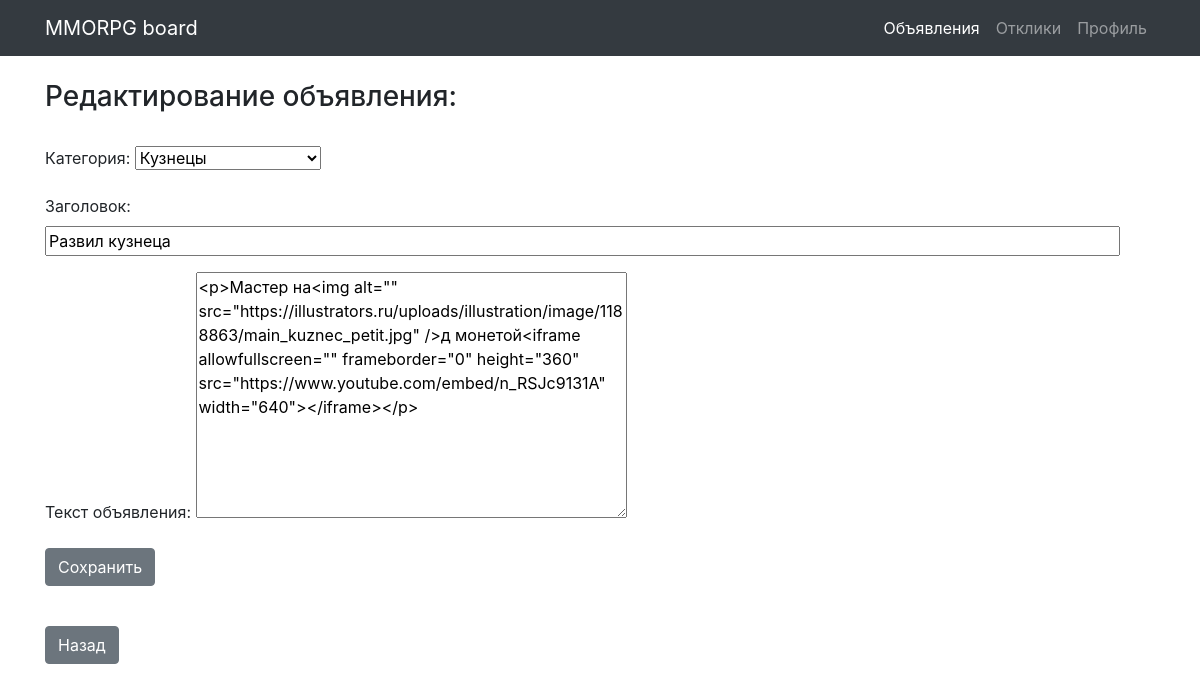
Page /post/13/edit (signed in) on the committed database.
### board/models.py (models this page shows)
class Post(models.Model):
    author = models.ForeignKey(User, on_delete=models.CASCADE)
    CAT = (('tanks', 'Танки'),
           ('healers', 'Хилы'),
           ('damage_dealers', 'ДД'),
           ('dealers', 'Торговцы'),
           ('gildmasters', 'Гилдмастеры'),
           ('quest_givers', 'Квестгиверы'),
           ('blacksmiths', 'Кузнецы'),
           ('tanners', 'Кожевники'),
           ('potion_makers', 'Зельевары'),
           ('spell_masters', 'Мастера заклинаний'))
    category = models.CharField(max_length=15, choices=CAT, verbose_name='Категория')
    dateCreation = models.DateTimeField(auto_now_add=True)
    title = models.CharField(max_length=256, verbose_name='Название')
    text = RichTextField()

### board/views.py (the view, shortened to what this page needs)
# urls.py: path('post/<int:pk>/edit', EditPost.as_view()),
class EditPost(PermissionRequiredMixin, UpdateView):
    permission_required = 'board.change_post'
    template_name = 'edit_post.html'
    form_class = PostForm
    success_url = '/create/'
    def dispatch(self, request, *args, **kwargs):
        author = Post.objects.get(pk=self.kwargs.get('pk')).author.username
        if self.request.user.username == 'admin' or self.request.user.username == author:
            return super().dispatch(request, *args, **kwargs)
        else:
            return HttpResponse("Редактировать объявление может только его автор")
    def get_object(self, **kwargs):
        id = self.kwargs.get('pk')
        return Post.objects.get(pk=id)

### board/forms.py
class PostForm(forms.ModelForm):
    class Meta:
        model = Post
        widgets = {'title': forms.TextInput(attrs={'size': '100'})}
        fields = ('category', 'title', 'text',)
    def __init__(self, *args, **kwargs):
        super(PostForm, self).__init__(*args, **kwargs)
        self.fields['category'].label = "Категория:"
        self.fields['title'].label = "Заголовок"
        self.fields['text'].label = "Текст объявления:"

### templates/edit_post.html (shortened to what this page needs)
{% extends 'default.html' %}
{% load bootstrap4 %}
{% load static %}
{% block content %}
    <br>
    <h3>Редактирование объявления:</h3><br>
	<form method="post" enctype="multipart/form-data">
        {{ form.as_p }}
		<input class="btn btn-secondary" type="submit" value="Сохранить">
	</form><br>
    <input type=button value="Назад" class="btn btn-secondary" onClick="javascript:history.go(-1);">
{% endblock content %}

### rows in the picture
Post: category "Кузнецы", title "Развил кузнеца", text "<p>Мастер на<img alt=\"\" src=\"https://illustrators.ru/uploads/illustration/image/1188863/main_kuznec_petit.jpg\" />д монетой<iframe allowfullscreen=\"\" frameborder=\"0\" height=\"360\" src=\"https://www.youtube.com/embed/n_RSJc9131A\" width=\"640\"></iframe></p>"
